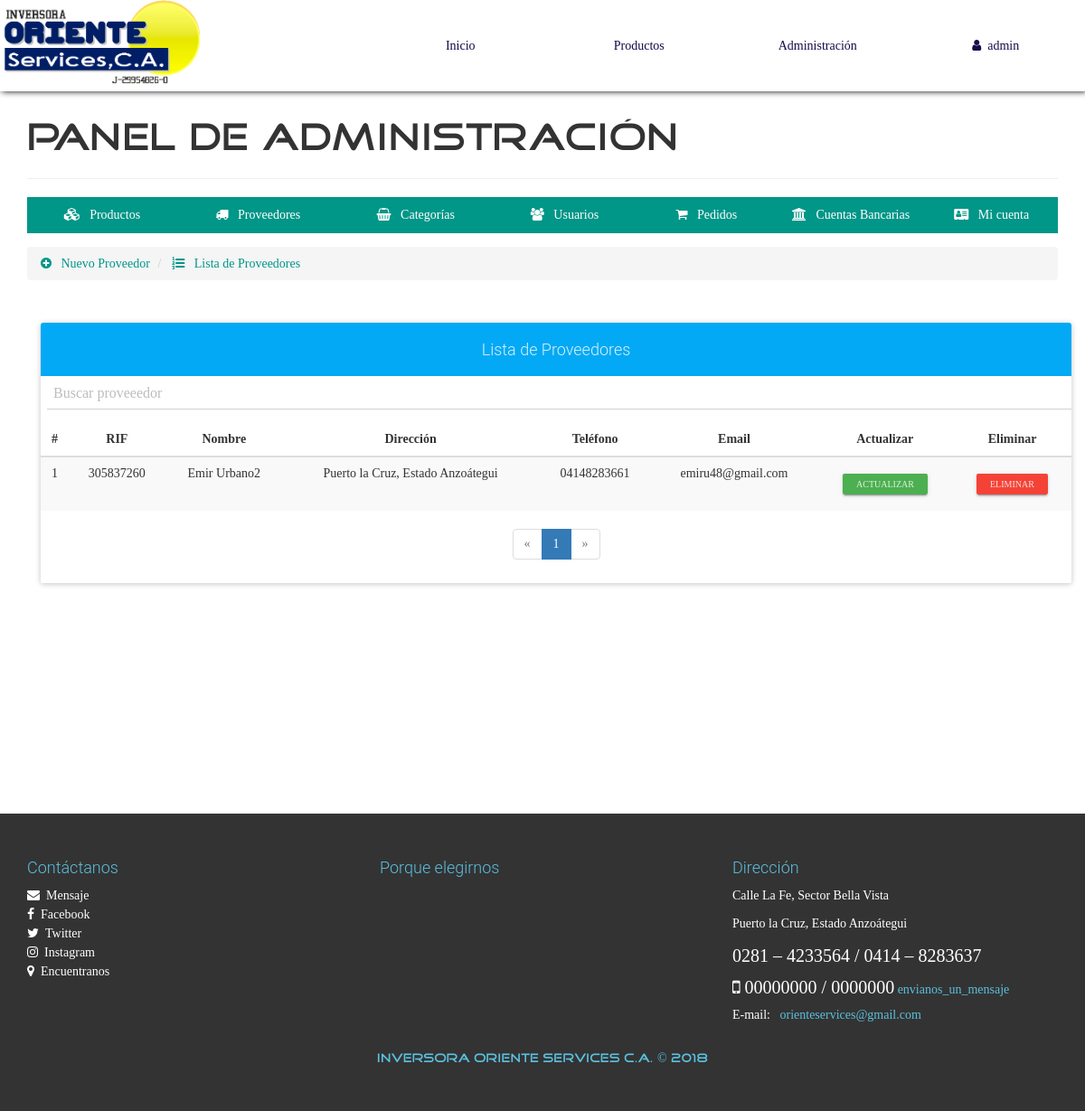
The app's page /configAdmin.php?view=providerlist (signed in) with its own data.
### tables this page shows
CREATE TABLE `proveedor` (
  `RIFProveedor` varchar(30) NOT NULL,
  `NombreCompleto` varchar(70) NOT NULL,
  `Direccion` varchar(200) NOT NULL,
  `Telefono` varchar(20) NOT NULL,
  `Email` varchar(30) NOT NULL,
  PRIMARY KEY (`RIFProveedor`)
);

### admin/providerlist-view.php (the view, shortened to what this page needs)
<ul class="breadcrumb" style="margin-bottom: 5px;">
    <li>
        <a href="configAdmin.php?view=provider">
            <i class="fa fa-plus-circle" aria-hidden="true"></i> &nbsp; Nuevo Proveedor
        </a>
    </li>
    <li>
        <a href="configAdmin.php?view=providerlist"><i class="fa fa-list-ol" aria-hidden="true"></i> &nbsp; Lista de Proveedores</a>
    </li>
</ul>
<div class="container">
	<div class="row">
		<div class="col-xs-12">
            <br><br>
            <div class="panel panel-info">
                <div class="panel-heading text-center"><h4>Lista de Proveedores</h4></div>
                <div class="form-group filtro">
                  <input type="text" class="form-control filtro" placeholder="Buscar proveeedor" id="filtro_clientes">
                </div>
              	<div class="table-responsive">
                  <table class="table table-striped table-hover" id="tabla_clientes">
                      	<thead>
                          	<tr>
								<th class="text-center">#</th>
                              	<th class="text-center">RIF</th>
                              	<th class="text-center">Nombre</th>
                              	<th class="text-center">Dirección</th>
                              	<th class="text-center">Teléfono</th>
                              	<th class="text-center">Email</th>
                                 <?php if($_SESSION['Nivel'] == 1 ||$_SESSION['Nivel'] == 5){ ?>
                                <th class="text-center">Actualizar</th>
                                <th class="text-center">Eliminar</th>
                                <?php } ?>
                          	</tr>
                      	</thead>
                      	<tbody>
                          	<?php
								$mysqli = mysqli_connect(SERVER, USER, PASS, BD);
								mysqli_set_charset($mysqli, "utf8");
								$pagina = isset($_GET['pag']) ? (int)$_GET['pag'] : 1;
								$regpagina = 30;
								$inicio = ($pagina > 1) ? (($pagina * $regpagina) - $regpagina) : 0;
								$clientes=mysqli_query($mysqli,"SELECT SQL_CALC_FOUND_ROWS * FROM proveedor LIMIT $inicio, $regpagina");
								$totalregistros = mysqli_query($mysqli,"SELECT FOUND_ROWS()");
								$totalregistros = mysqli_fetch_array($totalregistros, MYSQLI_ASSOC);
								$numeropaginas = ceil($totalregistros["FOUND_ROWS()"]/$regpagina);
								$cr=$inicio+1;
                                while($cli=mysqli_fetch_array($clientes, MYSQLI_ASSOC)){
                            ?>
							<tr>
								<td class="text-center"><?php echo $cr; ?></td>
								<td class="text-center"><?php echo $cli['RIFProveedor']; ?></td>
								<td class="text-center"><?php echo $cli['NombreCompleto']; ?></td>
								<td class="text-center"><?php echo $cli['Direccion']; ?></td>
								<td class="text-center"><?php echo $cli['Telefono']; ?></td>
								<td class="text-center"><?php echo $cli['Email']; ?></td>
                            <td class="text-center">
                                <?php
                             if($_SESSION['Nivel'] == 1 || $_SESSION['Nivel'] == 5){ ?>
                                <a href="configAdmin.php?view=providerinfo&code=<?php echo $cli['RIFProveedor']; ?>" class="btn btn-raised btn-xs btn-success">Actualizar</a>
                        	    <?php } ?>
                            </td>
                            <?php if($_SESSION['Nivel'] == 1 || $_SESSION['Nivel'] == 5){  ?>
                        	<td class="text-center">
                        		<form action="process/delprove.php" method="POST" class="FormCatElec" data-form="delete">
                        			<button type="submit" class="btn btn-raised btn-xs btn-danger">Eliminar</button>
                        		</form>
                        	</td>
                            <?php } }?>
                      	</tbody>
                  </table>
              	</div>
                <?php if($numeropaginas>=1): ?>
              	<div class="text-center">
                  <ul class="pagination">
                    <?php if($pagina == 1): ?>
                        <li class="disabled">
                            <a>
                                <span aria-hidden="true">&laquo;</span>
                            </a>
                        </li>
                    <?php endif; ?>
                    <?php
                        for($i=1; $i <= $numeropaginas; $i++ ){
                            if($pagina == $i){
                                echo '<li class="active"><a href="configAdmin.php?view=providerlist&pag='.$i.'">'.$i.'</a></li>';
                            }else{
                                echo '<li><a href="configAdmin.php?view=providerlist&pag='.$i.'">'.$i.'</a></li>';
                            }
                        }
                    ?>
                    <?php if($pagina == $numeropaginas): ?>
                        <li class="disabled">
                            <a>
                                <span aria-hidden="true">&raquo;</span>
                            </a>
                        </li>
                    <?php endif; ?>
                  </ul>
                </div>
                <?php endif; ?>
            </div>
        </div>
	</div>
</div>

### css/style.css (style rules this page uses)
body { font-family: "FontFamilySPro"; line-height: 1.5; font-size: 1.4em; width: 100%; height: 100%; margin: 0px; padding: 0px; background-position: center center; background-repeat: no-repeat; background-attachment: fixed; background-size: cover; background-color: #fff; }
#container-page-configAdmin { background-image: url(../assets/img/fondo.jpg); }
.filtro { padding-left: 7px; margin: 0px 0 0 0; }

### records on screen
proveedor: RIFProveedor "305837260", NombreCompleto "Emir Urbano2", Direccion "Puerto la Cruz, Estado Anzoátegui", Telefono "04148283661", Email "emiru48@gmail.com"

### other values on screen
$_SESSION['nombre'] "admin"
